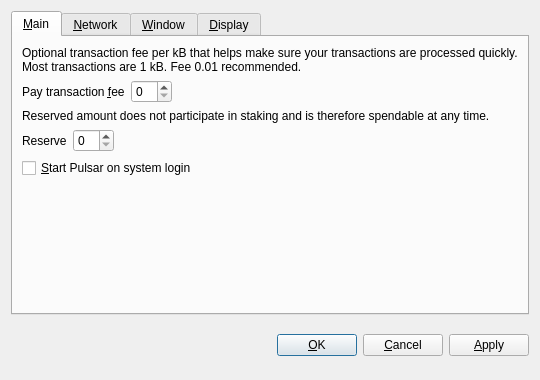
<?xml version="1.0" encoding="UTF-8"?>
<ui version="4.0">
 <class>OptionsDialog</class>
 <widget class="QDialog" name="OptionsDialog">
  <property name="geometry">
   <rect>
    <x>0</x>
    <y>0</y>
    <width>540</width>
    <height>380</height>
   </rect>
  </property>
  <property name="windowTitle">
   <string>Options</string>
  </property>
  <property name="modal">
   <bool>true</bool>
  </property>
  <layout class="QVBoxLayout" name="verticalLayout">
   <item>
    <widget class="QTabWidget" name="tabWidget">
     <property name="tabPosition">
      <enum>QTabWidget::North</enum>
     </property>
     <property name="currentIndex">
      <number>0</number>
     </property>
     <widget class="QWidget" name="tabMain">
      <attribute name="title">
       <string>&amp;Main</string>
      </attribute>
      <layout class="QVBoxLayout" name="verticalLayout_Main">
       <item>
        <widget class="QLabel" name="transactionFeeInfoLabel">
         <property name="text">
          <string>Optional transaction fee per kB that helps make sure your transactions are processed quickly. Most transactions are 1 kB. Fee 0.01 recommended.</string>
         </property>
         <property name="textFormat">
          <enum>Qt::PlainText</enum>
         </property>
         <property name="wordWrap">
          <bool>true</bool>
         </property>
        </widget>
       </item>
       <item>
        <layout class="QHBoxLayout" name="horizontalLayoutFee">
         <item>
          <widget class="QLabel" name="transactionFeeLabel">
           <property name="text">
            <string>Pay transaction &amp;fee</string>
           </property>
           <property name="textFormat">
            <enum>Qt::PlainText</enum>
           </property>
           <property name="buddy">
            <cstring>transactionFee</cstring>
           </property>
          </widget>
         </item>
         <item>
          <widget class="PulsarAmountField" name="transactionFee"/>
         </item>
         <item>
          <spacer name="horizontalSpacerFee">
           <property name="orientation">
            <enum>Qt::Horizontal</enum>
           </property>
           <property name="sizeHint" stdset="0">
            <size>
             <width>40</width>
             <height>20</height>
            </size>
           </property>
          </spacer>
         </item>
        </layout>
       </item>
       <item>
        <widget class="QLabel" name="reserveBalanceInfoLabel">
         <property name="text">
          <string>Reserved amount does not participate in staking and is therefore spendable at any time.</string>
         </property>
         <property name="textFormat">
          <enum>Qt::PlainText</enum>
         </property>
         <property name="wordWrap">
          <bool>true</bool>
         </property>
        </widget>
       </item>
       <item>
        <layout class="QHBoxLayout" name="horizontalLayoutReserveBalance">
         <item>
          <widget class="QLabel" name="reserveBalanceLabel">
           <property name="text">
            <string>Reserve</string>
           </property>
           <property name="textFormat">
            <enum>Qt::PlainText</enum>
           </property>
           <property name="buddy">
            <cstring>reserveBalance</cstring>
           </property>
          </widget>
         </item>
         <item>
          <widget class="PulsarAmountField" name="reserveBalance"/>
         </item>
         <item>
          <spacer name="horizontalSpacerReserveBalance">
           <property name="orientation">
            <enum>Qt::Horizontal</enum>
           </property>
           <property name="sizeHint" stdset="0">
            <size>
             <width>40</width>
             <height>20</height>
            </size>
           </property>
          </spacer>
         </item>
        </layout>
       </item>
       <item>
        <widget class="QCheckBox" name="pulsarAtStartup">
         <property name="toolTip">
          <string>Automatically start Pulsar after logging in to the system.</string>
         </property>
         <property name="text">
          <string>&amp;Start Pulsar on system login</string>
         </property>
        </widget>
       </item>
       <item>
        <spacer name="verticalSpacer_Main">
         <property name="orientation">
          <enum>Qt::Vertical</enum>
         </property>
         <property name="sizeHint" stdset="0">
          <size>
           <width>20</width>
           <height>40</height>
          </size>
         </property>
        </spacer>
       </item>
      </layout>
     </widget>
     <widget class="QWidget" name="tabNetwork">
      <attribute name="title">
       <string>&amp;Network</string>
      </attribute>
      <layout class="QVBoxLayout" name="verticalLayout_Network">
       <item>
        <widget class="QCheckBox" name="mapPortUpnp">
         <property name="toolTip">
          <string>Automatically open the Pulsar client port on the router. This only works when your router supports UPnP and it is enabled.</string>
         </property>
         <property name="text">
          <string>Map port using &amp;UPnP</string>
         </property>
        </widget>
       </item>
       <item>
        <widget class="QCheckBox" name="connectSocks">
         <property name="toolTip">
          <string>Connect to the Pulsar network through a SOCKS5 proxy (e.g. when connecting through Tor).</string>
         </property>
         <property name="text">
          <string>&amp;Connect through SOCKS5 proxy:</string>
         </property>
        </widget>
       </item>
       <item>
        <layout class="QHBoxLayout" name="horizontalLayout_Network">
         <item>
          <widget class="QLabel" name="proxyIpLabel">
           <property name="text">
            <string>Proxy &amp;IP:</string>
           </property>
           <property name="textFormat">
            <enum>Qt::PlainText</enum>
           </property>
           <property name="buddy">
            <cstring>proxyIp</cstring>
           </property>
          </widget>
         </item>
         <item>
          <widget class="QValidatedLineEdit" name="proxyIp">
           <property name="maximumSize">
            <size>
             <width>140</width>
             <height>16777215</height>
            </size>
           </property>
           <property name="toolTip">
            <string>IP address of the proxy (e.g. 127.0.0.1)</string>
           </property>
          </widget>
         </item>
         <item>
          <widget class="QLabel" name="proxyPortLabel">
           <property name="text">
            <string>&amp;Port:</string>
           </property>
           <property name="textFormat">
            <enum>Qt::PlainText</enum>
           </property>
           <property name="buddy">
            <cstring>proxyPort</cstring>
           </property>
          </widget>
         </item>
         <item>
          <widget class="QLineEdit" name="proxyPort">
           <property name="maximumSize">
            <size>
             <width>55</width>
             <height>16777215</height>
            </size>
           </property>
           <property name="toolTip">
            <string>Port of the proxy (e.g. 9050)</string>
           </property>
          </widget>
         </item>
         <item>
          <spacer name="horizontalSpacer_Network">
           <property name="orientation">
            <enum>Qt::Horizontal</enum>
           </property>
           <property name="sizeHint" stdset="0">
            <size>
             <width>40</width>
             <height>20</height>
            </size>
           </property>
          </spacer>
         </item>
        </layout>
       </item>
       <item>
        <spacer name="verticalSpacer_Network">
         <property name="orientation">
          <enum>Qt::Vertical</enum>
         </property>
         <property name="sizeHint" stdset="0">
          <size>
           <width>20</width>
           <height>40</height>
          </size>
         </property>
        </spacer>
       </item>
      </layout>
     </widget>
     <widget class="QWidget" name="tabWindow">
      <attribute name="title">
       <string>&amp;Window</string>
      </attribute>
      <layout class="QVBoxLayout" name="verticalLayout_Window">
       <item>
        <widget class="QCheckBox" name="minimizeToTray">
         <property name="toolTip">
          <string>Show only a tray icon after minimizing the window.</string>
         </property>
         <property name="text">
          <string>&amp;Minimize to the tray instead of the taskbar</string>
         </property>
        </widget>
       </item>
       <item>
        <widget class="QCheckBox" name="minimizeOnClose">
         <property name="toolTip">
          <string>Minimize instead of exit the application when the window is closed. When this option is enabled, the application will be closed only after selecting Quit in the menu.</string>
         </property>
         <property name="text">
          <string>M&amp;inimize on close</string>
         </property>
        </widget>
       </item>
       <item>
        <spacer name="verticalSpacer_Window">
         <property name="orientation">
          <enum>Qt::Vertical</enum>
         </property>
         <property name="sizeHint" stdset="0">
          <size>
           <width>20</width>
           <height>40</height>
          </size>
         </property>
        </spacer>
       </item>
      </layout>
     </widget>
     <widget class="QWidget" name="tabDisplay">
      <attribute name="title">
       <string>&amp;Display</string>
      </attribute>
      <layout class="QVBoxLayout" name="verticalLayout_Display">
       <item>
        <layout class="QHBoxLayout" name="horizontalLayout_1_Display">
         <item>
          <widget class="QLabel" name="langLabel">
           <property name="text">
            <string>User Interface &amp;language:</string>
           </property>
           <property name="textFormat">
            <enum>Qt::PlainText</enum>
           </property>
           <property name="buddy">
            <cstring>lang</cstring>
           </property>
          </widget>
         </item>
         <item>
          <widget class="QValueComboBox" name="lang">
           <property name="toolTip">
            <string>The user interface language can be set here. This setting will take effect after restarting Pulsar.</string>
           </property>
          </widget>
         </item>
        </layout>
       </item>
       <item>
        <layout class="QHBoxLayout" name="horizontalLayout_2_Display">
         <item>
          <widget class="QLabel" name="unitLabel">
           <property name="text">
            <string>&amp;Unit to show amounts in:</string>
           </property>
           <property name="textFormat">
            <enum>Qt::PlainText</enum>
           </property>
           <property name="buddy">
            <cstring>unit</cstring>
           </property>
          </widget>
         </item>
         <item>
          <widget class="QValueComboBox" name="unit">
           <property name="toolTip">
            <string>Choose the default subdivision unit to show in the interface and when sending coins.</string>
           </property>
          </widget>
         </item>
        </layout>
       </item>
       <item>
        <widget class="QCheckBox" name="coinControlFeatures">
         <property name="toolTip">
          <string>Whether to show coin control features or not.</string>
         </property>
         <property name="text">
          <string>Display coin &amp;control features (experts only!)</string>
         </property>
        </widget>
       </item>
       <item>
        <widget class="QCheckBox" name="useBlackTheme">
         <property name="text">
          <string>Use black visual theme (requires restart)</string>
         </property>
        </widget>
       </item>
       <item>
        <spacer name="verticalSpacer_Display">
         <property name="orientation">
          <enum>Qt::Vertical</enum>
         </property>
         <property name="sizeHint" stdset="0">
          <size>
           <width>20</width>
           <height>40</height>
          </size>
         </property>
        </spacer>
       </item>
      </layout>
     </widget>
    </widget>
   </item>
   <item>
    <layout class="QHBoxLayout" name="horizontalLayout_Buttons">
     <item>
      <spacer name="horizontalSpacer_1">
       <property name="orientation">
        <enum>Qt::Horizontal</enum>
       </property>
       <property name="sizeHint" stdset="0">
        <size>
         <width>40</width>
         <height>48</height>
        </size>
       </property>
      </spacer>
     </item>
     <item>
      <widget class="QLabel" name="statusLabel">
       <property name="font">
        <font>
         <weight>75</weight>
         <bold>true</bold>
        </font>
       </property>
       <property name="text">
        <string/>
       </property>
       <property name="textFormat">
        <enum>Qt::PlainText</enum>
       </property>
       <property name="wordWrap">
        <bool>true</bool>
       </property>
      </widget>
     </item>
     <item>
      <spacer name="horizontalSpacer_2">
       <property name="orientation">
        <enum>Qt::Horizontal</enum>
       </property>
       <property name="sizeHint" stdset="0">
        <size>
         <width>40</width>
         <height>48</height>
        </size>
       </property>
      </spacer>
     </item>
     <item>
      <widget class="QPushButton" name="okButton">
       <property name="text">
        <string>&amp;OK</string>
       </property>
      </widget>
     </item>
     <item>
      <widget class="QPushButton" name="cancelButton">
       <property name="text">
        <string>&amp;Cancel</string>
       </property>
       <property name="autoDefault">
        <bool>false</bool>
       </property>
      </widget>
     </item>
     <item>
      <widget class="QPushButton" name="applyButton">
       <property name="text">
        <string>&amp;Apply</string>
       </property>
       <property name="autoDefault">
        <bool>false</bool>
       </property>
      </widget>
     </item>
    </layout>
   </item>
  </layout>
 </widget>
 <customwidgets>
  <customwidget>
   <class>PulsarAmountField</class>
   <extends>QSpinBox</extends>
   <header>pulsaramountfield.h</header>
  </customwidget>
  <customwidget>
   <class>QValueComboBox</class>
   <extends>QComboBox</extends>
   <header>qvaluecombobox.h</header>
  </customwidget>
  <customwidget>
   <class>QValidatedLineEdit</class>
   <extends>QLineEdit</extends>
   <header>qvalidatedlineedit.h</header>
  </customwidget>
 </customwidgets>
 <resources/>
 <connections/>
</ui>
